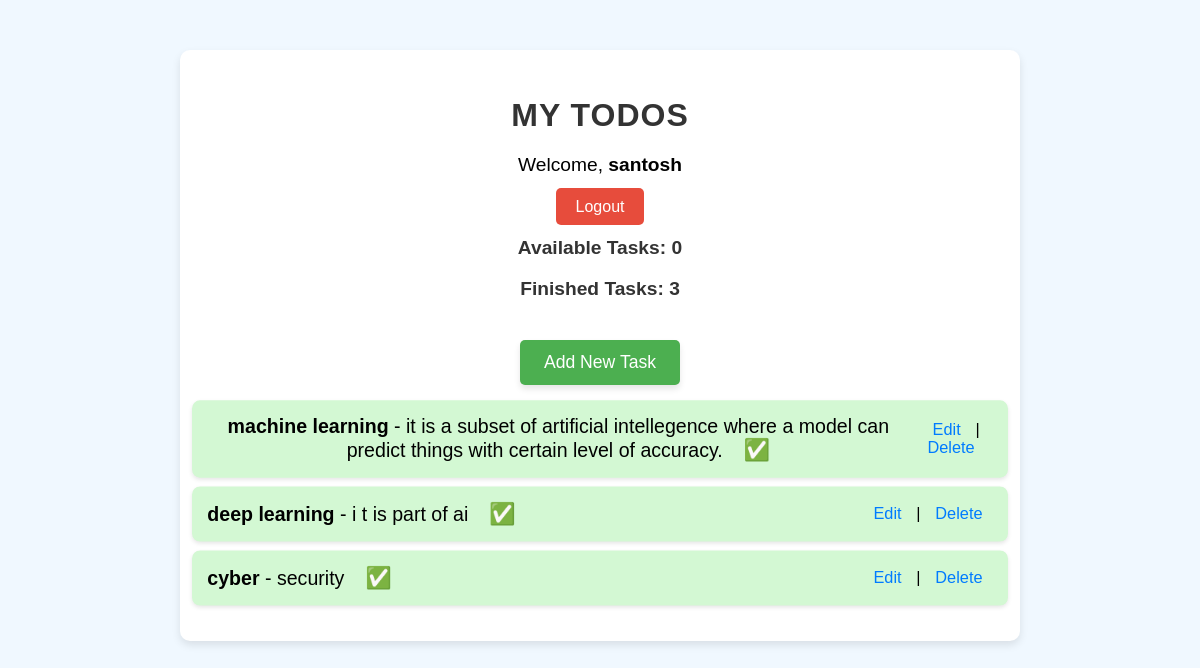
The page /Todo_list (signed in) on the database as committed earlier.
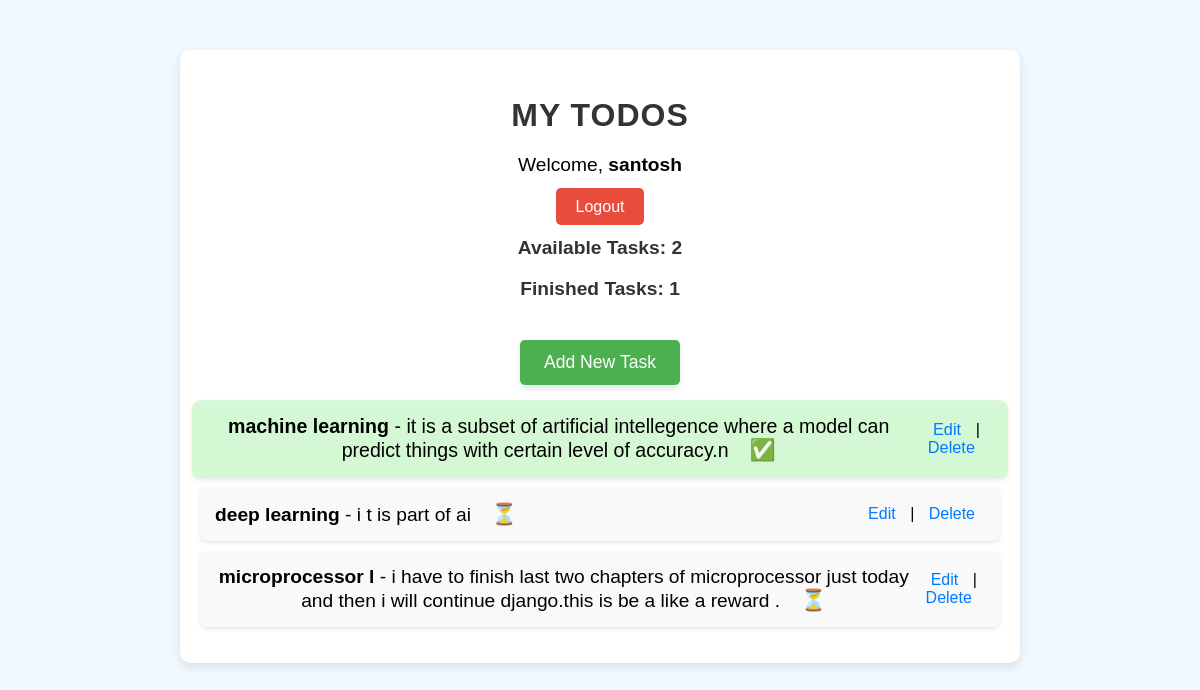
The same page on the database as committed later.
### sg/models.py (models this page shows, shortened)
class Todo(models.Model):
    user = models.ForeignKey(User, on_delete=models.CASCADE)  #  Each TODO belongs to a user
    title = models.CharField(max_length=255)
    description = models.TextField(blank=True, null=True)
    completed = models.BooleanField(default=False)  # Check if the task is completed
    created_at = models.DateTimeField(auto_now_add=True)

### sg/views.py (the view)
# urls.py: path('Todo_list',views.Todo_list,name='Todo_list'),
def Todo_list(request):
    if request.user.is_anonymous:
        return redirect('login_user')
    todos = Todo.objects.filter(user=request.user)  #  Show only logged-in user's todos
    available_tasks = todos.filter(completed=False).count()
    finished_tasks = todos.filter(completed=True).count()
    data = {
        'todos': todos,
        'available_tasks': available_tasks,
        'finished_tasks': finished_tasks
    }
    return render(request, 'todo_list.html', data)  #  Pass the data to the template

### templates/todo_list.html (shortened to what this page needs)
{% extends "base.html" %}
{% block custom_css %}
{% load static %}
<link rel="stylesheet" href="{% static 'todo.css' %}"/>
{% endblock custom_css %}
{% block body %}
<div class="todo-container">
    <h2>My TODOs</h2>
    <div class="user-info">
        <p>Welcome, <strong>{{ request.user.username }}</strong></p>
        <a href="{% url 'logout_user' %}" class="logout-button">Logout</a>
    </div>
    <div class="task-summary">
        <p><strong>Available Tasks:</strong> <span id="available-tasks">{{ available_tasks }}</span></p>
        <p><strong>Finished Tasks:</strong> <span id="finished-tasks">{{ finished_tasks }}</span></p>
    </div>
    <a href="{% url 'create_todo' %}" class="add-task-button">Add New Task</a>
    <ul class="todo-list">
        {% for todo in todos %}
        <li class="todo-item {% if todo.completed %}completed{% endif %}">
            <div class="todo-details">
                <strong>{{ todo.title }}</strong> - {{ todo.description }}
                <span class="status {% if todo.completed %}completed-status{% else %}in-progress-status{% endif %}">
                    {% if todo.completed %} ✅ {% else %} ⏳ {% endif %}
                </span>
            </div>
            <div class="todo-actions">
                <a href="{% url 'update_todo' pk=todo.id %}" class="edit-button">Edit</a> |
                <a href="{% url 'delete_todo' pk=todo.id %}" class="delete-button">Delete</a>
            </div>
        </li>
        {% endfor %}
    </ul>
</div>
{% endblock body %}
{% block custom_js %}
{% load static %}
{% endblock custom_js %}

### templates/base.html (shortened to what this page needs)
{% load static %}
<!DOCTYPE html>
<html lang="en">
<head>
    {% block custom_css %}{% endblock custom_css%}
</head>
<body>
    {% block body %}{% endblock body %}
</body>
</html>

### static/todo.css (style rules this page uses)
body { margin: 0; padding: 0; font-family: Arial, sans-serif; background: #f0f8ff; animation: backgroundAnimation 10s ease infinite; }
.todo-container { max-width: 800px; margin: 50px auto; padding: 20px; background-color: #fff; border-radius: 10px; box-shadow: 0 4px 8px rgba(0, 0, 0, 0.1); text-align: center; animation: slideIn 0.5s ease-out; }
h2 { font-size: 2rem; color: #333; margin-bottom: 20px; text-transform: uppercase; letter-spacing: 1px; }
.add-task-button { display: inline-block; padding: 12px 24px; margin-top: 20px; background-color: #4CAF50; color: white; text-decoration: none; border-radius: 5px; font-size: 1.1rem; box-shadow: 0 4px 6px rgba(0, 0, 0, 0.1); transition: background-color 0.3s ease, transform 0.2s ease; }
.todo-list { list-style-type: none; padding: 0; }
.todo-item { background-color: #f9f9f9; margin: 10px 0; padding: 15px; border-radius: 8px; box-shadow: 0 2px 4px rgba(0, 0, 0, 0.1); display: flex; justify-content: space-between; align-items: center; transition: background-color 0.3s ease, transform 0.2s ease; }
.todo-item.completed { background-color: #d3f8d3; transform: scale(1.02); }
.todo-details { font-size: 1.2rem; }
.todo-actions a { margin: 0 10px; text-decoration: none; color: #007BFF; transition: color 0.3s ease; }
.status { font-size: 1.3rem; padding-left: 15px; }
.completed-status { color: green; }
.in-progress-status { color: orange; }
.user-info { text-align: center; margin-bottom: 20px; font-size: 1.2rem; }
.logout-button { background-color: #e74c3c; color: white; padding: 10px 20px; border-radius: 5px; text-decoration: none; font-size: 1rem; transition: background-color 0.3s ease, transform 0.2s ease; }
.task-summary { margin: 20px 0; font-size: 1.2rem; color: #333; }
.task-summary span { font-weight: bold; }

Rows that differ between the two databases and show on the page:
removed Todo: title "cyber", description "security"
changed Todo "machine learning": description "it is a subset of artificial intellegence where a model can predict things with certain level of accuracy." → "it is a subset of artificial intellegence where a model can predict things with certain level of accuracy.n"
changed Todo "deep learning": completed "✅" → "⏳"
added Todo: title "microprocessor l", description "i have to finish last two chapters of microprocessor just today and then i will continue django.this is be a like a reward .", completed False (drawn)
Other text that changed with them:
{{ available_tasks }}: "0" → "2"
{{ finished_tasks }}: "3" → "1"
